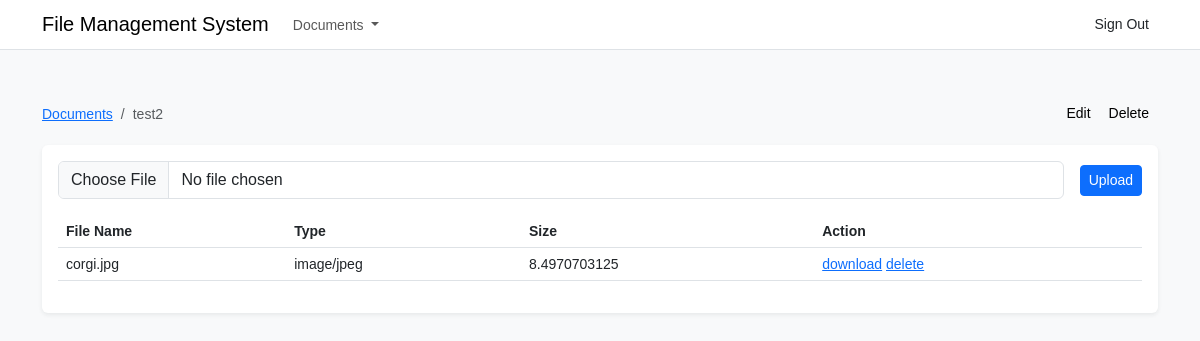
Screenshot of /subfolder.php?id=23 (signed in) with the database file from the repository.
### tables this page shows
CREATE TABLE `folders` (
  `id` int(11) NOT NULL,
  `folder_id` int(11) NOT NULL,
  `user_id` int(11) NOT NULL,
  `name` varchar(50) NOT NULL,
  `created_at` datetime DEFAULT current_timestamp()
);

CREATE TABLE `files` (
  `id` int(11) NOT NULL,
  `file_name` varchar(100) NOT NULL,
  `type` varchar(100) NOT NULL,
  `size` varchar(100) NOT NULL,
  `folder_id` int(11) NOT NULL
);

### subfolder.php (the view, shortened to what this page needs)
<?php include 'includes/header.php';?>
<?php
    require_once "config.php";
    if(isset($_GET["id"]) && !empty(trim($_GET["id"]))){
        $sql = "SELECT * FROM folders WHERE id = ?";
        if($stmt = $mysqli->prepare($sql)){
            $stmt->bind_param("i", $param_id);
            if($stmt->execute()){
                $result = $stmt->get_result();
                if($result->num_rows == 1){
                    $row = $result->fetch_array(MYSQLI_ASSOC);
                    $folder_id = $row["id"];
                    $folder_name = $row["name"];
                    $main_folder_id = $row["folder_id"];
                } else{
                    header("location: documents.php");
                    exit();
                }
            } else{
                echo "Oops! Something went wrong. Please try again later.";
            }
        }
    } else{
        header("location: documents.php");
        exit();
    }
?>
<div class="container pt-5">
    <div class="d-flex align-items-center justify-content-between mb-3">
        <nav aria-label="breadcrumb">
            <ol class="breadcrumb mb-0">
                <li class="breadcrumb-item"><a href="documents.php">Documents</a></li>
                <li class="breadcrumb-item active" aria-current="page"><?php echo $folder_name; ?></li>
            </ol>
        </nav>
        <div class="d-flex align-items-center">
            <a class="btn btn-sm btn-light" href="edit-folder.php?id=<?php echo $_GET['id']; ?>">Edit</a>
            <form action="delete-folder.php" method="post" onSubmit="return confirm('Are you sure you want to delete this folder?');">
                <button type="submit" name="deleteFolderSubmit" class="btn btn-sm btn-light">Delete</button>
            </form>
        </div>
    </div>
    <div class="bg-white shadow-sm rounded p-3 mb-5">
        <div class="mb-3">
            <form action="upload.php?id=<?php echo $_GET["id"] ?>" method="post" enctype="multipart/form-data">
                <div class="d-flex align-items-center" style="gap: 1rem;">
                    <input class="form-control" type="file" id="formFile" name="file" required />
                    <button type="submit" name="upload" class="btn btn-sm btn-primary">Upload</button>
                </div>
            </form>
        </div>
        <table class="table">
            <thead>
                <tr>
                    <th scope="col">File Name</th>
                    <th scope="col">Type</th>
                    <th scope="col">Size</th>
                    <th scope="col">Action</th>
                </tr>
            </thead>
            <tbody>
                <?php
                    $id = $_GET["id"];
                    $sql = "SELECT * FROM files WHERE folder_id = $id";
                    if($result = $mysqli->query($sql)){
                        if($result->num_rows > 0){
                            while($row = $result->fetch_array()){
                                echo '<tr>
                                    <td>'.$row["file_name"].'</td>
                                    <td>'.$row["type"].'</td>
                                    <td>'.$row["size"].'</td>
                                    <td>
                                        <a class="mr-2" href="download.php?file='.$row["file_name"].'">download</a>
                                        <a href="delete-file.php?id='.$folder_id.'&folder_id='.$main_folder_id.'&file_id='.$row["id"].'&file='.$row["file_name"].'">delete</a>
                                    </td>
                                </tr>';
                            }
                        }
                    } else{
                        echo "Oops! Something went wrong. Please try again later.";
                    }
                ?>
            </tbody>
        </table>
    </div>
</div>
<?php include 'includes/footer.php';?>

### includes/header.php (style rules this page uses)
body { font: 14px sans-serif; }

### rows the page displays
folders: name "test2"
files: file_name "corgi.jpg", type "image/jpeg", size "8.4970703125"
